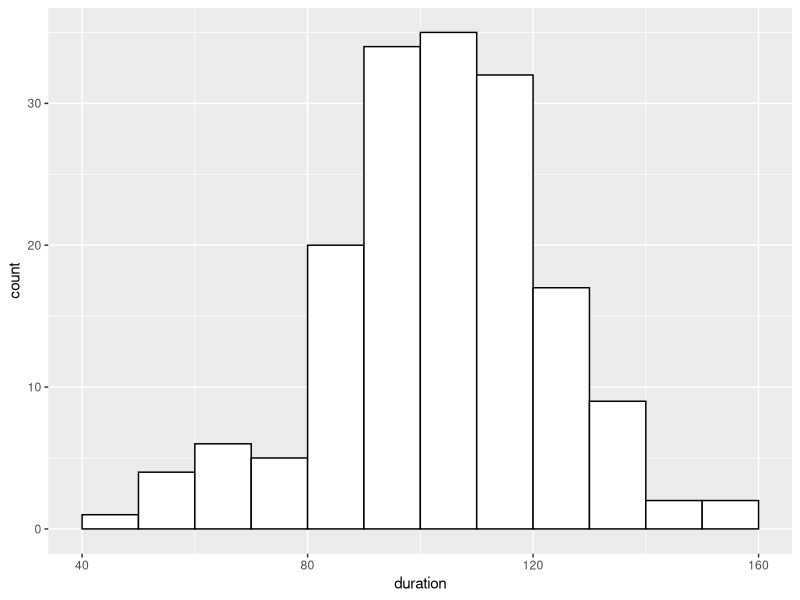
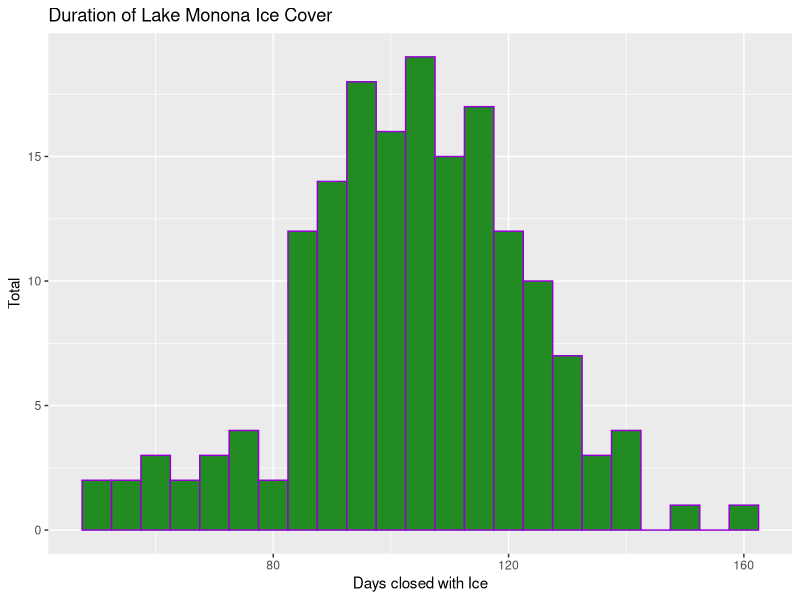
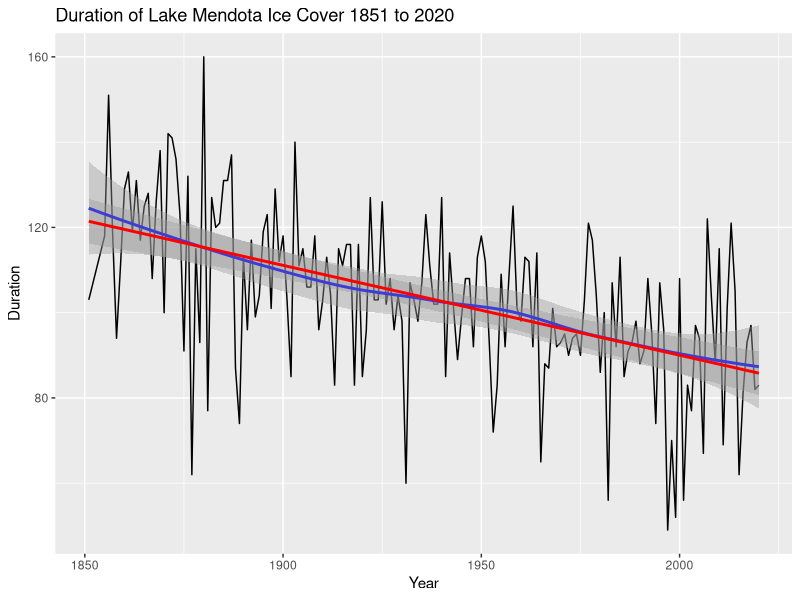
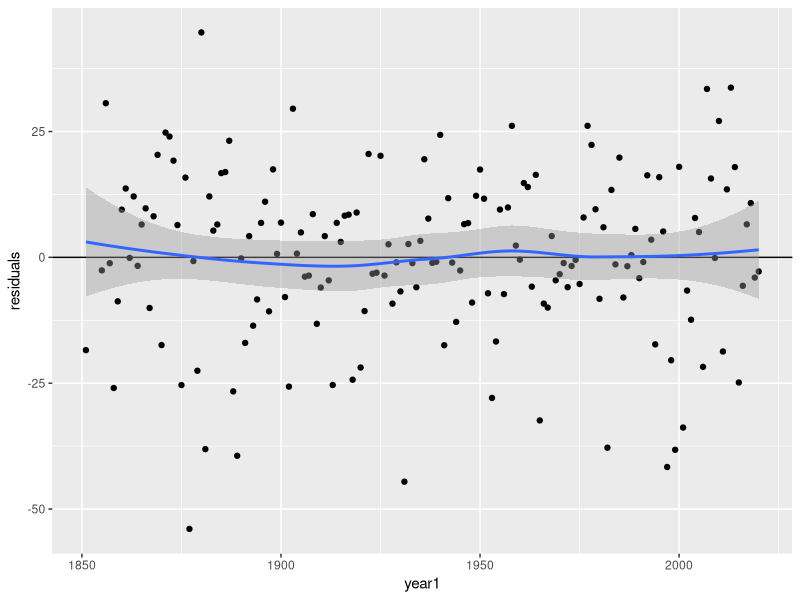
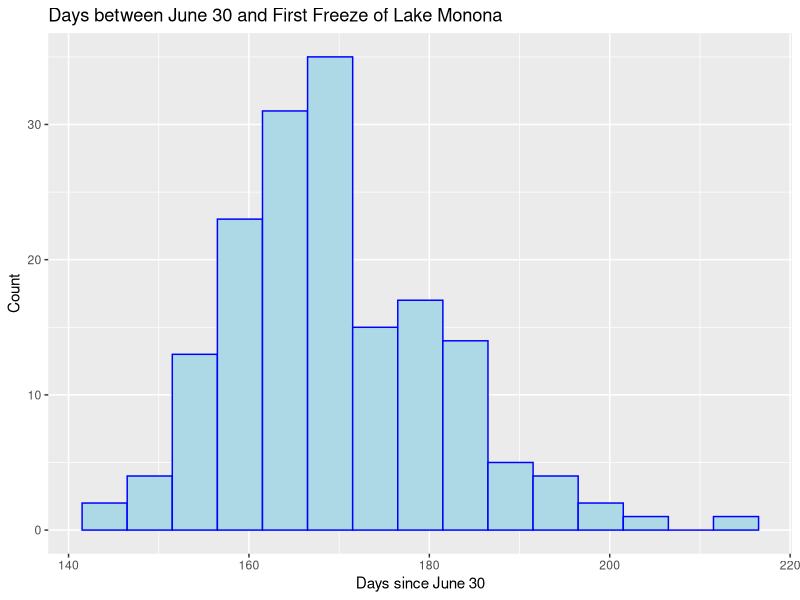
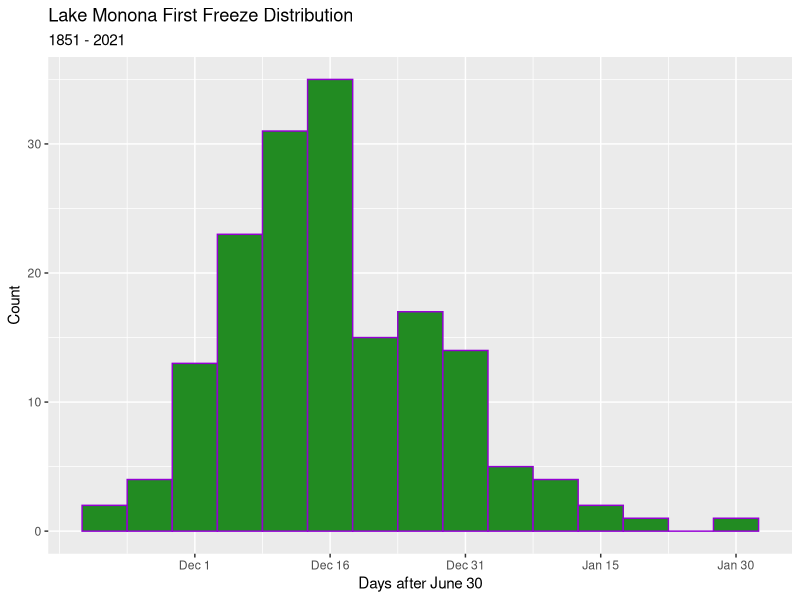
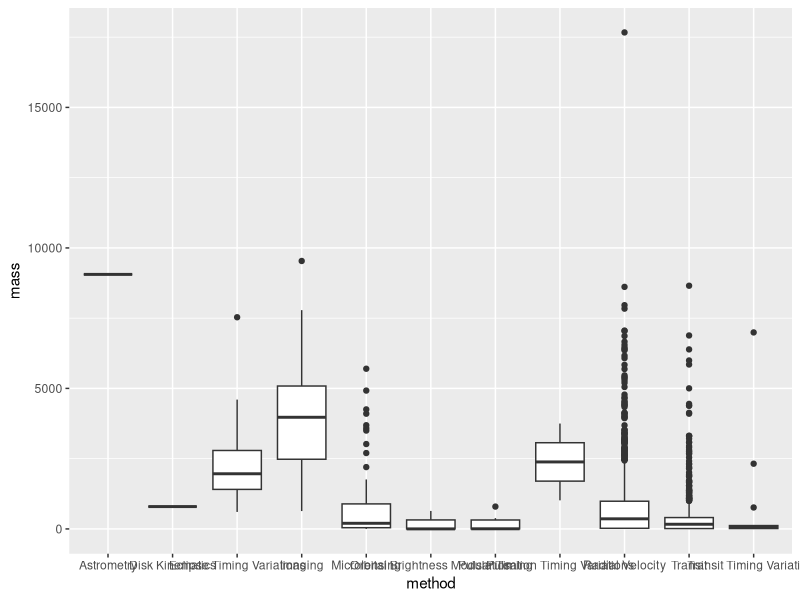
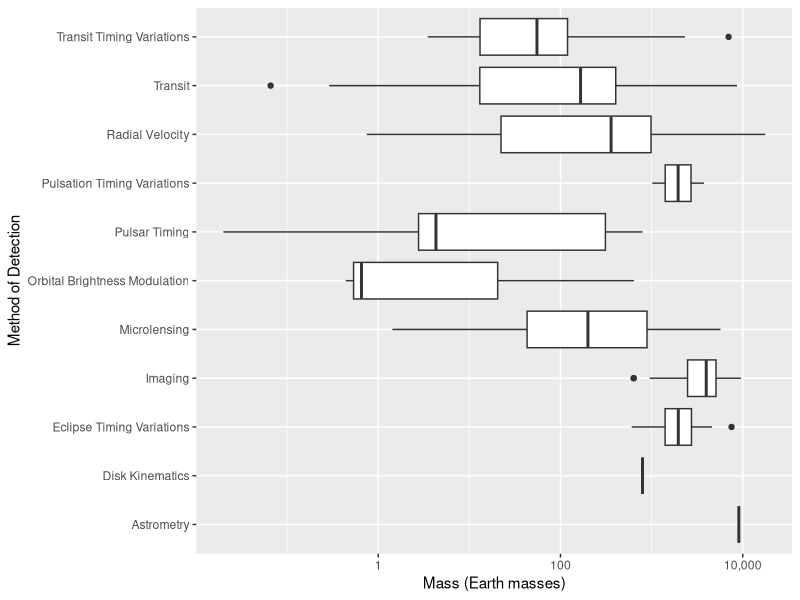

These figures' R source, in order:
## ---- chunk 1
knitr::opts_chunk$set(echo = TRUE, message=FALSE)
library(tidyverse)
library(lubridate)
## ---- chunk 2
## The echo = FALSE argument to this chunk
##   means that the code will not appear in the output
##   but the code will run so that the data is in the session

## Read Lake Monona data
## Remove rows with missing data
monona = read_csv("../../data/lake-monona-winters-2021.csv") %>%
  drop_na()
## ---- chunk 3
ggplot(monona, aes(x=duration)) +
  geom_histogram(boundary=0, binwidth=10, color="black", fill="white")
## ---- chunk 4
## modify this code
ggplot(monona, aes(x = duration)) +
  geom_histogram(center = 70, binwidth = 5, fill = "forestgreen", color = "darkviolet") +
  labs(title = "Duration of Lake Monona Ice Cover", x = "Days closed with Ice", y = "Total")
## ---- chunk 5
min(monona$year1)
max(monona$year1)

monona %>% ggplot(aes(x = year1, y = duration)) + 
  labs(title = sprintf("Duration of Lake Mendota Ice Cover %s to %s", min(monona$year1), max(monona$year1)), x = "Year", y = "Duration") +
  geom_line() +
  geom_smooth(color = "blue") +
  geom_smooth(color = "red", method = "lm")
## ---- chunk 6
## Fit the model
fit = lm(duration ~ year1, data = monona)

## Add fitted values and residuals to the data set
monona = monona %>% 
  mutate(fitted = fitted(fit),
         residuals = residuals(fit))
## ---- chunk 7
monona$residuals
ggplot(monona, aes(x = year1, y = residuals)) +
  geom_point() +
  geom_hline(aes(yintercept = 0)) +
  geom_smooth()
## ---- chunk 8
## add winter_day = #days of first freeze after June 30
monona = monona %>% 
  mutate(winter_day = as.numeric(
    first_freeze - ymd(str_c(year1,"-06-30"))))
## ---- chunk 9
monona$first_freeze
## Make the histogram
ggplot(monona, aes(x = winter_day)) +
  labs(title = "Days between June 30 and First Freeze of Lake Monona", x = "Days since June 30", y = "Count") +
  geom_histogram(center = 154, binwidth = 5, color = "blue", fill = "lightblue")
  
## ---- chunk 10
ggplot(monona, aes(x = winter_day)) +
  geom_histogram(binwidth = 5, center = 154, color = "darkviolet", fill = "forestgreen") +
  xlab("Days after June 30") +
  ylab("Count") +
  ggtitle("Lake Monona First Freeze Distribution",
          subtitle = "1851 - 2021") +
  scale_x_continuous(breaks = c(154, 169, 184, 199, 214), labels = c("Dec 1", "Dec 16", "Dec 31", "Jan 15", "Jan 30"))
## ---- chunk 11
## Note: the file begins with 100 comment lines which we skip
exo = read_csv("../../data/exoplanets_default_2021-06-15.csv", skip = 100) %>% 
  select(pl_name, hostname, discoverymethod, pl_bmasse) %>%
  rename(planet = pl_name,
         star = hostname,
         method = discoverymethod,
         mass = pl_bmasse) %>% 
  drop_na(mass)
## ---- chunk 12
ggplot(exo, aes(x = method, y = mass)) +
  geom_boxplot()
## ---- chunk 13
## You may need to install the scales package if the next line causes an error
library(scales)

## Make the side-by-side boxplots
ggplot(exo, aes(x = method, y = mass)) +
  geom_boxplot() +
  ## (A) What does the following line do?
  scale_y_continuous(trans = "log10", label = comma) +
  xlab("Method of Detection") +
  ylab("Mass (Earth masses)") +
  ## (B) What does the following line do?
  coord_flip()
## ---- chunk 14
ggplot(exo, aes(x = mass)) + 
  geom_density(color = "red", fill = "pink")
## ---- chunk 15
ggplot(exo, aes(x = mass)) + 
  scale_x_log10() +
  geom_density(color = "red", fill = "pink")
